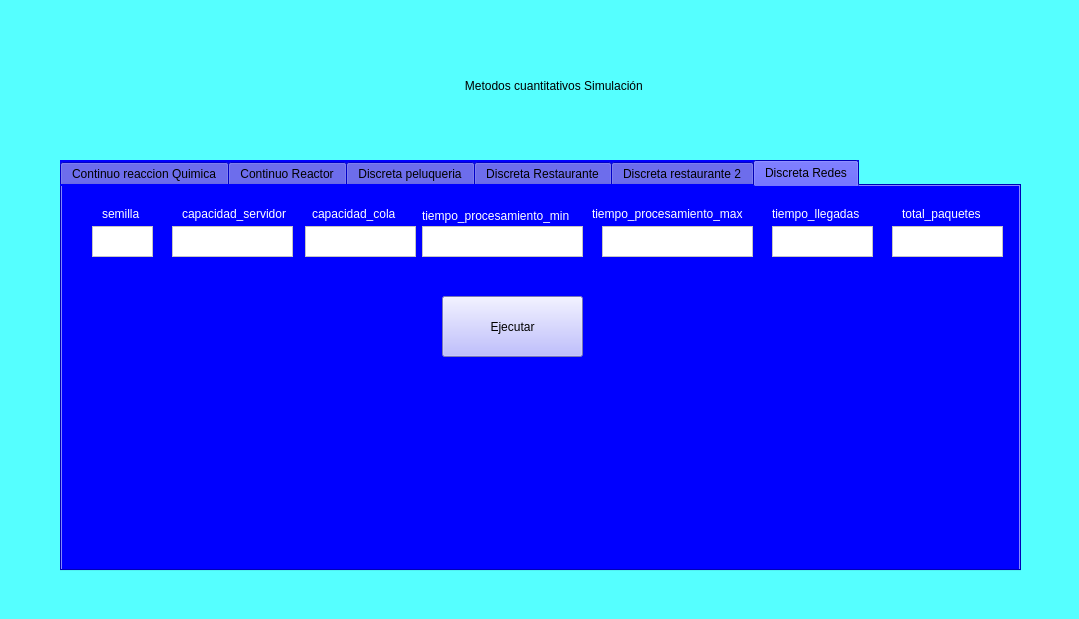
<?xml version="1.0" encoding="UTF-8"?>
<ui version="4.0">
 <class>MainWindow</class>
 <widget class="QMainWindow" name="MainWindow">
  <property name="geometry">
   <rect>
    <x>0</x>
    <y>0</y>
    <width>1079</width>
    <height>619</height>
   </rect>
  </property>
  <property name="windowTitle">
   <string>MainWindow</string>
  </property>
  <property name="styleSheet">
   <string notr="true">background-color: rgb(85, 255, 255);</string>
  </property>
  <widget class="QWidget" name="centralwidget">
   <widget class="QTabWidget" name="tabWidget">
    <property name="geometry">
     <rect>
      <x>60</x>
      <y>160</y>
      <width>961</width>
      <height>411</height>
     </rect>
    </property>
    <property name="toolTip">
     <string>&lt;html&gt;&lt;head/&gt;&lt;body&gt;&lt;p&gt;&lt;br/&gt;&lt;/p&gt;&lt;/body&gt;&lt;/html&gt;</string>
    </property>
    <property name="styleSheet">
     <string notr="true">background-color: rgb(0, 0, 255);</string>
    </property>
    <property name="currentIndex">
     <number>5</number>
    </property>
    <widget class="QWidget" name="tab_5">
     <attribute name="title">
      <string>Continuo reaccion Quimica</string>
     </attribute>
     <widget class="QLabel" name="label_2">
      <property name="geometry">
       <rect>
        <x>30</x>
        <y>30</y>
        <width>221</width>
        <height>20</height>
       </rect>
      </property>
      <property name="styleSheet">
       <string notr="true">color: rgb(255, 255, 255);</string>
      </property>
      <property name="text">
       <string>Constante de velocidad de la reacción</string>
      </property>
     </widget>
     <widget class="QLabel" name="label_3">
      <property name="geometry">
       <rect>
        <x>310</x>
        <y>30</y>
        <width>121</width>
        <height>16</height>
       </rect>
      </property>
      <property name="styleSheet">
       <string notr="true">color: rgb(255, 255, 255);</string>
      </property>
      <property name="text">
       <string>Concentracion inicial</string>
      </property>
     </widget>
     <widget class="QTextEdit" name="textEdit">
      <property name="geometry">
       <rect>
        <x>30</x>
        <y>60</y>
        <width>231</width>
        <height>31</height>
       </rect>
      </property>
      <property name="styleSheet">
       <string notr="true">background-color: rgb(255, 255, 255);</string>
      </property>
     </widget>
     <widget class="QTextEdit" name="textEdit_2">
      <property name="geometry">
       <rect>
        <x>300</x>
        <y>60</y>
        <width>141</width>
        <height>31</height>
       </rect>
      </property>
      <property name="styleSheet">
       <string notr="true">background-color: rgb(255, 255, 255);</string>
      </property>
     </widget>
     <widget class="QPushButton" name="pushButton">
      <property name="geometry">
       <rect>
        <x>490</x>
        <y>40</y>
        <width>131</width>
        <height>41</height>
       </rect>
      </property>
      <property name="styleSheet">
       <string notr="true">background-color: rgb(170, 170, 255);</string>
      </property>
      <property name="text">
       <string>Ejecutar</string>
      </property>
     </widget>
    </widget>
    <widget class="QWidget" name="tab_4">
     <attribute name="title">
      <string>Continuo Reactor</string>
     </attribute>
     <widget class="QLabel" name="label_4">
      <property name="geometry">
       <rect>
        <x>30</x>
        <y>20</y>
        <width>221</width>
        <height>16</height>
       </rect>
      </property>
      <property name="styleSheet">
       <string notr="true">color: rgb(255, 255, 255);</string>
      </property>
      <property name="text">
       <string>Tasa de generación de calor en vatios</string>
      </property>
     </widget>
     <widget class="QLabel" name="label_5">
      <property name="geometry">
       <rect>
        <x>270</x>
        <y>20</y>
        <width>161</width>
        <height>16</height>
       </rect>
      </property>
      <property name="styleSheet">
       <string notr="true">color: rgb(255, 255, 255);</string>
      </property>
      <property name="text">
       <string>Coeficiente de enfriamiento</string>
      </property>
     </widget>
     <widget class="QLabel" name="label_6">
      <property name="geometry">
       <rect>
        <x>450</x>
        <y>20</y>
        <width>241</width>
        <height>16</height>
       </rect>
      </property>
      <property name="styleSheet">
       <string notr="true">color: rgb(255, 255, 255);</string>
      </property>
      <property name="text">
       <string>Temperatura del sistema de enfriamiento</string>
      </property>
     </widget>
     <widget class="QLabel" name="label_7">
      <property name="geometry">
       <rect>
        <x>30</x>
        <y>120</y>
        <width>171</width>
        <height>16</height>
       </rect>
      </property>
      <property name="styleSheet">
       <string notr="true">color: rgb(255, 255, 255);</string>
      </property>
      <property name="text">
       <string>Capacidad térmica del reactor</string>
      </property>
     </widget>
     <widget class="QLabel" name="label_8">
      <property name="geometry">
       <rect>
        <x>250</x>
        <y>120</y>
        <width>181</width>
        <height>16</height>
       </rect>
      </property>
      <property name="styleSheet">
       <string notr="true">color: rgb(255, 255, 255);</string>
      </property>
      <property name="text">
       <string>Temperatura inicial del reactor</string>
      </property>
     </widget>
     <widget class="QTextEdit" name="textEdit_4">
      <property name="geometry">
       <rect>
        <x>30</x>
        <y>50</y>
        <width>221</width>
        <height>31</height>
       </rect>
      </property>
      <property name="styleSheet">
       <string notr="true">background-color: rgb(255, 255, 255);</string>
      </property>
     </widget>
     <widget class="QTextEdit" name="textEdit_5">
      <property name="geometry">
       <rect>
        <x>270</x>
        <y>50</y>
        <width>161</width>
        <height>31</height>
       </rect>
      </property>
      <property name="styleSheet">
       <string notr="true">background-color: rgb(255, 255, 255);</string>
      </property>
     </widget>
     <widget class="QTextEdit" name="textEdit_6">
      <property name="geometry">
       <rect>
        <x>460</x>
        <y>50</y>
        <width>221</width>
        <height>31</height>
       </rect>
      </property>
      <property name="styleSheet">
       <string notr="true">background-color: rgb(255, 255, 255);</string>
      </property>
     </widget>
     <widget class="QTextEdit" name="textEdit_7">
      <property name="geometry">
       <rect>
        <x>30</x>
        <y>150</y>
        <width>171</width>
        <height>31</height>
       </rect>
      </property>
      <property name="styleSheet">
       <string notr="true">background-color: rgb(255, 255, 255);</string>
      </property>
     </widget>
     <widget class="QTextEdit" name="textEdit_8">
      <property name="geometry">
       <rect>
        <x>240</x>
        <y>150</y>
        <width>221</width>
        <height>31</height>
       </rect>
      </property>
      <property name="styleSheet">
       <string notr="true">background-color: rgb(255, 255, 255);</string>
      </property>
     </widget>
     <widget class="QPushButton" name="pushButton_2">
      <property name="geometry">
       <rect>
        <x>590</x>
        <y>130</y>
        <width>141</width>
        <height>51</height>
       </rect>
      </property>
      <property name="styleSheet">
       <string notr="true">background-color: rgb(170, 170, 255);</string>
      </property>
      <property name="text">
       <string>Ejecutar</string>
      </property>
     </widget>
    </widget>
    <widget class="QWidget" name="tab_3">
     <attribute name="title">
      <string>Discreta peluqueria</string>
     </attribute>
     <widget class="QLabel" name="label_9">
      <property name="geometry">
       <rect>
        <x>30</x>
        <y>30</y>
        <width>51</width>
        <height>16</height>
       </rect>
      </property>
      <property name="styleSheet">
       <string notr="true">color: rgb(255, 255, 255);</string>
      </property>
      <property name="text">
       <string>Semilla</string>
      </property>
     </widget>
     <widget class="QLabel" name="label_10">
      <property name="geometry">
       <rect>
        <x>160</x>
        <y>30</y>
        <width>111</width>
        <height>16</height>
       </rect>
      </property>
      <property name="styleSheet">
       <string notr="true">color: rgb(255, 255, 255);</string>
      </property>
      <property name="text">
       <string>Num de peluqueros</string>
      </property>
     </widget>
     <widget class="QLabel" name="label_11">
      <property name="geometry">
       <rect>
        <x>330</x>
        <y>30</y>
        <width>121</width>
        <height>16</height>
       </rect>
      </property>
      <property name="styleSheet">
       <string notr="true">color: rgb(255, 255, 255);</string>
      </property>
      <property name="text">
       <string>Tiempo corte en Min</string>
      </property>
     </widget>
     <widget class="QLabel" name="label_12">
      <property name="geometry">
       <rect>
        <x>510</x>
        <y>30</y>
        <width>131</width>
        <height>16</height>
       </rect>
      </property>
      <property name="styleSheet">
       <string notr="true">color: rgb(255, 255, 255);</string>
      </property>
      <property name="text">
       <string>Tiempo corte Maximo</string>
      </property>
     </widget>
     <widget class="QLabel" name="label_13">
      <property name="geometry">
       <rect>
        <x>690</x>
        <y>30</y>
        <width>71</width>
        <height>16</height>
       </rect>
      </property>
      <property name="styleSheet">
       <string notr="true">color: rgb(255, 255, 255);</string>
      </property>
      <property name="text">
       <string>T llegadas</string>
      </property>
     </widget>
     <widget class="QLabel" name="label_14">
      <property name="geometry">
       <rect>
        <x>800</x>
        <y>30</y>
        <width>101</width>
        <height>16</height>
       </rect>
      </property>
      <property name="styleSheet">
       <string notr="true">color: rgb(255, 255, 255);</string>
      </property>
      <property name="text">
       <string>Tot Clientes</string>
      </property>
     </widget>
     <widget class="QTextEdit" name="textEdit_9">
      <property name="geometry">
       <rect>
        <x>20</x>
        <y>60</y>
        <width>81</width>
        <height>31</height>
       </rect>
      </property>
      <property name="styleSheet">
       <string notr="true">background-color: rgb(255, 255, 255);</string>
      </property>
     </widget>
     <widget class="QTextEdit" name="textEdit_10">
      <property name="geometry">
       <rect>
        <x>130</x>
        <y>60</y>
        <width>161</width>
        <height>31</height>
       </rect>
      </property>
      <property name="styleSheet">
       <string notr="true">background-color: rgb(255, 255, 255);</string>
      </property>
     </widget>
     <widget class="QTextEdit" name="textEdit_11">
      <property name="geometry">
       <rect>
        <x>310</x>
        <y>60</y>
        <width>161</width>
        <height>31</height>
       </rect>
      </property>
      <property name="styleSheet">
       <string notr="true">background-color: rgb(255, 255, 255);</string>
      </property>
     </widget>
     <widget class="QTextEdit" name="textEdit_12">
      <property name="geometry">
       <rect>
        <x>490</x>
        <y>60</y>
        <width>161</width>
        <height>31</height>
       </rect>
      </property>
      <property name="styleSheet">
       <string notr="true">background-color: rgb(255, 255, 255);</string>
      </property>
     </widget>
     <widget class="QTextEdit" name="textEdit_13">
      <property name="geometry">
       <rect>
        <x>670</x>
        <y>60</y>
        <width>101</width>
        <height>31</height>
       </rect>
      </property>
      <property name="styleSheet">
       <string notr="true">background-color: rgb(255, 255, 255);</string>
      </property>
     </widget>
     <widget class="QTextEdit" name="textEdit_14">
      <property name="geometry">
       <rect>
        <x>790</x>
        <y>60</y>
        <width>101</width>
        <height>31</height>
       </rect>
      </property>
      <property name="styleSheet">
       <string notr="true">background-color: rgb(255, 255, 255);</string>
      </property>
     </widget>
     <widget class="QPushButton" name="pushButton_3">
      <property name="geometry">
       <rect>
        <x>390</x>
        <y>140</y>
        <width>161</width>
        <height>61</height>
       </rect>
      </property>
      <property name="styleSheet">
       <string notr="true">background-color: rgb(170, 170, 255);</string>
      </property>
      <property name="text">
       <string>Ejecutar</string>
      </property>
     </widget>
    </widget>
    <widget class="QWidget" name="tab">
     <attribute name="title">
      <string>Discreta Restaurante</string>
     </attribute>
     <widget class="QLabel" name="label_15">
      <property name="geometry">
       <rect>
        <x>190</x>
        <y>60</y>
        <width>55</width>
        <height>16</height>
       </rect>
      </property>
      <property name="styleSheet">
       <string notr="true">color: rgb(255, 255, 255);</string>
      </property>
      <property name="text">
       <string>Rango A</string>
      </property>
     </widget>
     <widget class="QLabel" name="label_16">
      <property name="geometry">
       <rect>
        <x>280</x>
        <y>60</y>
        <width>55</width>
        <height>16</height>
       </rect>
      </property>
      <property name="styleSheet">
       <string notr="true">color: rgb(255, 255, 255);</string>
      </property>
      <property name="text">
       <string>Rango B</string>
      </property>
     </widget>
     <widget class="QLabel" name="label_17">
      <property name="geometry">
       <rect>
        <x>390</x>
        <y>60</y>
        <width>55</width>
        <height>16</height>
       </rect>
      </property>
      <property name="styleSheet">
       <string notr="true">color: rgb(255, 255, 255);</string>
      </property>
      <property name="text">
       <string>Tiempo</string>
      </property>
     </widget>
     <widget class="QTextEdit" name="textEdit_16">
      <property name="geometry">
       <rect>
        <x>170</x>
        <y>90</y>
        <width>71</width>
        <height>31</height>
       </rect>
      </property>
      <property name="styleSheet">
       <string notr="true">background-color: rgb(255, 255, 255);</string>
      </property>
     </widget>
     <widget class="QTextEdit" name="textEdit_17">
      <property name="geometry">
       <rect>
        <x>270</x>
        <y>90</y>
        <width>71</width>
        <height>31</height>
       </rect>
      </property>
      <property name="styleSheet">
       <string notr="true">background-color: rgb(255, 255, 255);</string>
      </property>
     </widget>
     <widget class="QTextEdit" name="textEdit_18">
      <property name="geometry">
       <rect>
        <x>380</x>
        <y>90</y>
        <width>61</width>
        <height>31</height>
       </rect>
      </property>
      <property name="styleSheet">
       <string notr="true">background-color: rgb(255, 255, 255);</string>
      </property>
     </widget>
     <widget class="QPushButton" name="pushButton_4">
      <property name="geometry">
       <rect>
        <x>500</x>
        <y>90</y>
        <width>141</width>
        <height>41</height>
       </rect>
      </property>
      <property name="styleSheet">
       <string notr="true">background-color: rgb(170, 170, 255);</string>
      </property>
      <property name="text">
       <string>Ejecutar</string>
      </property>
     </widget>
     <widget class="QLabel" name="label_31">
      <property name="geometry">
       <rect>
        <x>70</x>
        <y>60</y>
        <width>71</width>
        <height>16</height>
       </rect>
      </property>
      <property name="styleSheet">
       <string notr="true">color: rgb(255, 255, 255);</string>
      </property>
      <property name="text">
       <string>Mostradores</string>
      </property>
     </widget>
     <widget class="QTextEdit" name="textEdit_34">
      <property name="geometry">
       <rect>
        <x>70</x>
        <y>90</y>
        <width>71</width>
        <height>31</height>
       </rect>
      </property>
      <property name="styleSheet">
       <string notr="true">background-color: rgb(255, 255, 255);</string>
      </property>
     </widget>
    </widget>
    <widget class="QWidget" name="tab_2">
     <attribute name="title">
      <string>Discreta restaurante 2</string>
     </attribute>
     <widget class="QLabel" name="label_18">
      <property name="geometry">
       <rect>
        <x>40</x>
        <y>30</y>
        <width>71</width>
        <height>16</height>
       </rect>
      </property>
      <property name="styleSheet">
       <string notr="true">color: rgb(255, 255, 255);</string>
      </property>
      <property name="text">
       <string>SEMILLA</string>
      </property>
     </widget>
     <widget class="QLabel" name="label_19">
      <property name="geometry">
       <rect>
        <x>140</x>
        <y>30</y>
        <width>81</width>
        <height>16</height>
       </rect>
      </property>
      <property name="styleSheet">
       <string notr="true">color: rgb(255, 255, 255);</string>
      </property>
      <property name="text">
       <string>NUM_MESAS</string>
      </property>
     </widget>
     <widget class="QLabel" name="label_20">
      <property name="geometry">
       <rect>
        <x>260</x>
        <y>30</y>
        <width>131</width>
        <height>16</height>
       </rect>
      </property>
      <property name="styleSheet">
       <string notr="true">color: rgb(255, 255, 255);</string>
      </property>
      <property name="text">
       <string>TIEMPO_COMER_MIN</string>
      </property>
     </widget>
     <widget class="QLabel" name="label_21">
      <property name="geometry">
       <rect>
        <x>420</x>
        <y>30</y>
        <width>131</width>
        <height>16</height>
       </rect>
      </property>
      <property name="styleSheet">
       <string notr="true">color: rgb(255, 255, 255);</string>
      </property>
      <property name="text">
       <string>TIEMPO_COMER_MAX</string>
      </property>
     </widget>
     <widget class="QLabel" name="label_22">
      <property name="geometry">
       <rect>
        <x>570</x>
        <y>30</y>
        <width>121</width>
        <height>16</height>
       </rect>
      </property>
      <property name="styleSheet">
       <string notr="true">color: rgb(255, 255, 255);</string>
      </property>
      <property name="text">
       <string>TIEMPO_LLEGADAS</string>
      </property>
     </widget>
     <widget class="QLabel" name="label_23">
      <property name="geometry">
       <rect>
        <x>710</x>
        <y>30</y>
        <width>121</width>
        <height>16</height>
       </rect>
      </property>
      <property name="styleSheet">
       <string notr="true">color: rgb(255, 255, 255);</string>
      </property>
      <property name="text">
       <string>TOTAL_CLIENTES</string>
      </property>
     </widget>
     <widget class="QTextEdit" name="textEdit_19">
      <property name="geometry">
       <rect>
        <x>30</x>
        <y>50</y>
        <width>81</width>
        <height>31</height>
       </rect>
      </property>
      <property name="styleSheet">
       <string notr="true">background-color: rgb(255, 255, 255);</string>
      </property>
     </widget>
     <widget class="QTextEdit" name="textEdit_20">
      <property name="geometry">
       <rect>
        <x>120</x>
        <y>50</y>
        <width>111</width>
        <height>31</height>
       </rect>
      </property>
      <property name="styleSheet">
       <string notr="true">background-color: rgb(255, 255, 255);</string>
      </property>
     </widget>
     <widget class="QTextEdit" name="textEdit_21">
      <property name="geometry">
       <rect>
        <x>260</x>
        <y>50</y>
        <width>121</width>
        <height>31</height>
       </rect>
      </property>
      <property name="styleSheet">
       <string notr="true">background-color: rgb(255, 255, 255);</string>
      </property>
     </widget>
     <widget class="QTextEdit" name="textEdit_22">
      <property name="geometry">
       <rect>
        <x>420</x>
        <y>50</y>
        <width>121</width>
        <height>31</height>
       </rect>
      </property>
      <property name="styleSheet">
       <string notr="true">background-color: rgb(255, 255, 255);</string>
      </property>
     </widget>
     <widget class="QTextEdit" name="textEdit_23">
      <property name="geometry">
       <rect>
        <x>560</x>
        <y>50</y>
        <width>121</width>
        <height>31</height>
       </rect>
      </property>
      <property name="styleSheet">
       <string notr="true">background-color: rgb(255, 255, 255);</string>
      </property>
     </widget>
     <widget class="QTextEdit" name="textEdit_24">
      <property name="geometry">
       <rect>
        <x>700</x>
        <y>50</y>
        <width>121</width>
        <height>31</height>
       </rect>
      </property>
      <property name="styleSheet">
       <string notr="true">background-color: rgb(255, 255, 255);</string>
      </property>
     </widget>
     <widget class="QPushButton" name="pushButton_5">
      <property name="geometry">
       <rect>
        <x>380</x>
        <y>140</y>
        <width>181</width>
        <height>61</height>
       </rect>
      </property>
      <property name="styleSheet">
       <string notr="true">background-color: rgb(170, 170, 255);
</string>
      </property>
      <property name="text">
       <string>Ejecutar</string>
      </property>
     </widget>
    </widget>
    <widget class="QWidget" name="tab_6">
     <attribute name="title">
      <string>Discreta Redes</string>
     </attribute>
     <widget class="QLabel" name="label_24">
      <property name="geometry">
       <rect>
        <x>40</x>
        <y>20</y>
        <width>51</width>
        <height>16</height>
       </rect>
      </property>
      <property name="styleSheet">
       <string notr="true">color: rgb(255, 255, 255);</string>
      </property>
      <property name="text">
       <string>semilla</string>
      </property>
     </widget>
     <widget class="QLabel" name="label_25">
      <property name="geometry">
       <rect>
        <x>120</x>
        <y>20</y>
        <width>111</width>
        <height>16</height>
       </rect>
      </property>
      <property name="styleSheet">
       <string notr="true">color: rgb(255, 255, 255);</string>
      </property>
      <property name="text">
       <string>capacidad_servidor</string>
      </property>
     </widget>
     <widget class="QLabel" name="label_26">
      <property name="geometry">
       <rect>
        <x>250</x>
        <y>20</y>
        <width>91</width>
        <height>16</height>
       </rect>
      </property>
      <property name="styleSheet">
       <string notr="true">color: rgb(255, 255, 255);</string>
      </property>
      <property name="text">
       <string>capacidad_cola</string>
      </property>
     </widget>
     <widget class="QLabel" name="label_27">
      <property name="geometry">
       <rect>
        <x>360</x>
        <y>20</y>
        <width>161</width>
        <height>20</height>
       </rect>
      </property>
      <property name="styleSheet">
       <string notr="true">color: rgb(255, 255, 255);</string>
      </property>
      <property name="text">
       <string>tiempo_procesamiento_min</string>
      </property>
     </widget>
     <widget class="QLabel" name="label_28">
      <property name="geometry">
       <rect>
        <x>530</x>
        <y>20</y>
        <width>171</width>
        <height>16</height>
       </rect>
      </property>
      <property name="styleSheet">
       <string notr="true">color: rgb(255, 255, 255);</string>
      </property>
      <property name="text">
       <string>tiempo_procesamiento_max</string>
      </property>
     </widget>
     <widget class="QLabel" name="label_29">
      <property name="geometry">
       <rect>
        <x>710</x>
        <y>20</y>
        <width>101</width>
        <height>16</height>
       </rect>
      </property>
      <property name="styleSheet">
       <string notr="true">color: rgb(255, 255, 255);</string>
      </property>
      <property name="text">
       <string>tiempo_llegadas</string>
      </property>
     </widget>
     <widget class="QLabel" name="label_30">
      <property name="geometry">
       <rect>
        <x>840</x>
        <y>20</y>
        <width>91</width>
        <height>16</height>
       </rect>
      </property>
      <property name="styleSheet">
       <string notr="true">color: rgb(255, 255, 255);</string>
      </property>
      <property name="text">
       <string>total_paquetes</string>
      </property>
     </widget>
     <widget class="QTextEdit" name="textEdit_26">
      <property name="geometry">
       <rect>
        <x>30</x>
        <y>40</y>
        <width>61</width>
        <height>31</height>
       </rect>
      </property>
      <property name="styleSheet">
       <string notr="true">background-color: rgb(255, 255, 255);</string>
      </property>
     </widget>
     <widget class="QTextEdit" name="textEdit_27">
      <property name="geometry">
       <rect>
        <x>110</x>
        <y>40</y>
        <width>121</width>
        <height>31</height>
       </rect>
      </property>
      <property name="styleSheet">
       <string notr="true">background-color: rgb(255, 255, 255);</string>
      </property>
     </widget>
     <widget class="QTextEdit" name="textEdit_28">
      <property name="geometry">
       <rect>
        <x>243</x>
        <y>40</y>
        <width>111</width>
        <height>31</height>
       </rect>
      </property>
      <property name="styleSheet">
       <string notr="true">background-color: rgb(255, 255, 255);</string>
      </property>
     </widget>
     <widget class="QTextEdit" name="textEdit_29">
      <property name="geometry">
       <rect>
        <x>360</x>
        <y>40</y>
        <width>161</width>
        <height>31</height>
       </rect>
      </property>
      <property name="styleSheet">
       <string notr="true">background-color: rgb(255, 255, 255);</string>
      </property>
     </widget>
     <widget class="QTextEdit" name="textEdit_30">
      <property name="geometry">
       <rect>
        <x>540</x>
        <y>40</y>
        <width>151</width>
        <height>31</height>
       </rect>
      </property>
      <property name="styleSheet">
       <string notr="true">background-color: rgb(255, 255, 255);</string>
      </property>
     </widget>
     <widget class="QTextEdit" name="textEdit_31">
      <property name="geometry">
       <rect>
        <x>710</x>
        <y>40</y>
        <width>101</width>
        <height>31</height>
       </rect>
      </property>
      <property name="styleSheet">
       <string notr="true">background-color: rgb(255, 255, 255);</string>
      </property>
     </widget>
     <widget class="QTextEdit" name="textEdit_32">
      <property name="geometry">
       <rect>
        <x>830</x>
        <y>40</y>
        <width>111</width>
        <height>31</height>
       </rect>
      </property>
      <property name="styleSheet">
       <string notr="true">background-color: rgb(255, 255, 255);</string>
      </property>
     </widget>
     <widget class="QPushButton" name="pushButton_6">
      <property name="geometry">
       <rect>
        <x>380</x>
        <y>110</y>
        <width>141</width>
        <height>61</height>
       </rect>
      </property>
      <property name="styleSheet">
       <string notr="true">
background-color: rgb(170, 170, 255);</string>
      </property>
      <property name="text">
       <string>Ejecutar</string>
      </property>
     </widget>
    </widget>
   </widget>
   <widget class="QLabel" name="label">
    <property name="geometry">
     <rect>
      <x>340</x>
      <y>60</y>
      <width>431</width>
      <height>51</height>
     </rect>
    </property>
    <property name="styleSheet">
     <string notr="true">font: 16pt &quot;MS Shell Dlg 2&quot;;</string>
    </property>
    <property name="text">
     <string>Metodos cuantitativos Simulación </string>
    </property>
    <property name="alignment">
     <set>Qt::AlignCenter</set>
    </property>
   </widget>
  </widget>
  <widget class="QStatusBar" name="statusbar"/>
 </widget>
 <resources/>
 <connections/>
</ui>
